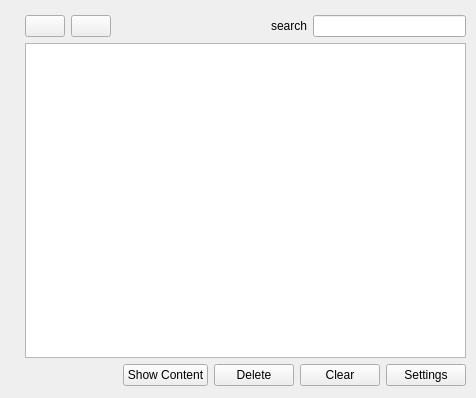
<?xml version="1.0" encoding="UTF-8"?>
<ui version="4.0">
 <class>Manager</class>
 <widget class="QMainWindow" name="Manager">
  <property name="windowModality">
   <enum>Qt::WindowModal</enum>
  </property>
  <property name="geometry">
   <rect>
    <x>0</x>
    <y>0</y>
    <width>476</width>
    <height>398</height>
   </rect>
  </property>
  <property name="windowTitle">
   <string>Clipboard Manager</string>
  </property>
  <property name="windowIcon">
   <iconset>
    <normaloff>../../../../LOGO512.ico</normaloff>../../../../LOGO512.ico</iconset>
  </property>
  <widget class="QWidget" name="centralwidget">
   <widget class="QWidget" name="layoutWidget">
    <property name="geometry">
     <rect>
      <x>20</x>
      <y>10</y>
      <width>451</width>
      <height>381</height>
     </rect>
    </property>
    <layout class="QVBoxLayout" name="rootLayout">
     <property name="leftMargin">
      <number>5</number>
     </property>
     <property name="topMargin">
      <number>5</number>
     </property>
     <property name="rightMargin">
      <number>5</number>
     </property>
     <property name="bottomMargin">
      <number>5</number>
     </property>
     <item>
      <layout class="QHBoxLayout" name="horizontalLayout">
       <item>
        <widget class="QPushButton" name="helpButton">
         <property name="toolTip">
          <string>show help</string>
         </property>
         <property name="text">
          <string/>
         </property>
         <property name="icon">
          <iconset resource="../resources/resources.qrc">
           <normaloff>:/images/images/help16.png</normaloff>:/images/images/help16.png</iconset>
         </property>
        </widget>
       </item>
       <item>
        <widget class="QPushButton" name="homePageButton">
         <property name="toolTip">
          <string>go to homepage</string>
         </property>
         <property name="text">
          <string/>
         </property>
         <property name="icon">
          <iconset resource="../resources/resources.qrc">
           <normaloff>:/images/images/homepage16.png</normaloff>:/images/images/homepage16.png</iconset>
         </property>
        </widget>
       </item>
       <item>
        <spacer name="horizontalSpacer">
         <property name="orientation">
          <enum>Qt::Horizontal</enum>
         </property>
         <property name="sizeHint" stdset="0">
          <size>
           <width>40</width>
           <height>20</height>
          </size>
         </property>
        </spacer>
       </item>
       <item>
        <widget class="QLabel" name="searchLabel">
         <property name="text">
          <string>search</string>
         </property>
        </widget>
       </item>
       <item>
        <widget class="QLineEdit" name="searchbar">
         <property name="toolTip">
          <string>&lt;html&gt;&lt;head/&gt;&lt;body&gt;&lt;p&gt;search through all data . (regex enabled)&lt;/p&gt;&lt;/body&gt;&lt;/html&gt;</string>
         </property>
        </widget>
       </item>
      </layout>
     </item>
     <item>
      <widget class="QListWidget" name="list">
       <property name="contextMenuPolicy">
        <enum>Qt::CustomContextMenu</enum>
       </property>
       <property name="autoScroll">
        <bool>true</bool>
       </property>
       <property name="autoScrollMargin">
        <number>16</number>
       </property>
       <property name="editTriggers">
        <set>QAbstractItemView::NoEditTriggers</set>
       </property>
       <property name="dragEnabled">
        <bool>false</bool>
       </property>
       <property name="dragDropOverwriteMode">
        <bool>false</bool>
       </property>
       <property name="dragDropMode">
        <enum>QAbstractItemView::NoDragDrop</enum>
       </property>
       <property name="alternatingRowColors">
        <bool>true</bool>
       </property>
       <property name="iconSize">
        <size>
         <width>30</width>
         <height>30</height>
        </size>
       </property>
       <property name="verticalScrollMode">
        <enum>QAbstractItemView::ScrollPerPixel</enum>
       </property>
       <property name="horizontalScrollMode">
        <enum>QAbstractItemView::ScrollPerPixel</enum>
       </property>
       <property name="isWrapping" stdset="0">
        <bool>false</bool>
       </property>
       <property name="viewMode">
        <enum>QListView::ListMode</enum>
       </property>
       <property name="wordWrap">
        <bool>true</bool>
       </property>
       <property name="sortingEnabled">
        <bool>false</bool>
       </property>
      </widget>
     </item>
     <item>
      <layout class="QHBoxLayout" name="horizontalLayout_2">
       <item>
        <spacer name="buttonsSpacer">
         <property name="orientation">
          <enum>Qt::Horizontal</enum>
         </property>
         <property name="sizeHint" stdset="0">
          <size>
           <width>40</width>
           <height>20</height>
          </size>
         </property>
        </spacer>
       </item>
       <item>
        <widget class="QPushButton" name="showContentButton">
         <property name="text">
          <string>Show Content</string>
         </property>
         <property name="icon">
          <iconset resource="../resources/resources.qrc">
           <normaloff>:/images/images/show16.png</normaloff>:/images/images/show16.png</iconset>
         </property>
        </widget>
       </item>
       <item>
        <widget class="QPushButton" name="deleteButton">
         <property name="text">
          <string>Delete</string>
         </property>
         <property name="icon">
          <iconset resource="../resources/resources.qrc">
           <normaloff>:/images/images/dustbin16.png</normaloff>:/images/images/dustbin16.png</iconset>
         </property>
        </widget>
       </item>
       <item>
        <widget class="QPushButton" name="clearButton">
         <property name="text">
          <string>Clear</string>
         </property>
         <property name="icon">
          <iconset resource="../resources/resources.qrc">
           <normaloff>:/images/images/clear16.png</normaloff>:/images/images/clear16.png</iconset>
         </property>
        </widget>
       </item>
       <item>
        <widget class="QPushButton" name="settingsButton">
         <property name="text">
          <string>Settings</string>
         </property>
         <property name="icon">
          <iconset resource="../resources/resources.qrc">
           <normaloff>:/images/images/settings16.png</normaloff>:/images/images/settings16.png</iconset>
         </property>
        </widget>
       </item>
      </layout>
     </item>
    </layout>
   </widget>
  </widget>
 </widget>
 <resources>
  <include location="../resources/resources.qrc"/>
 </resources>
 <connections/>
</ui>
